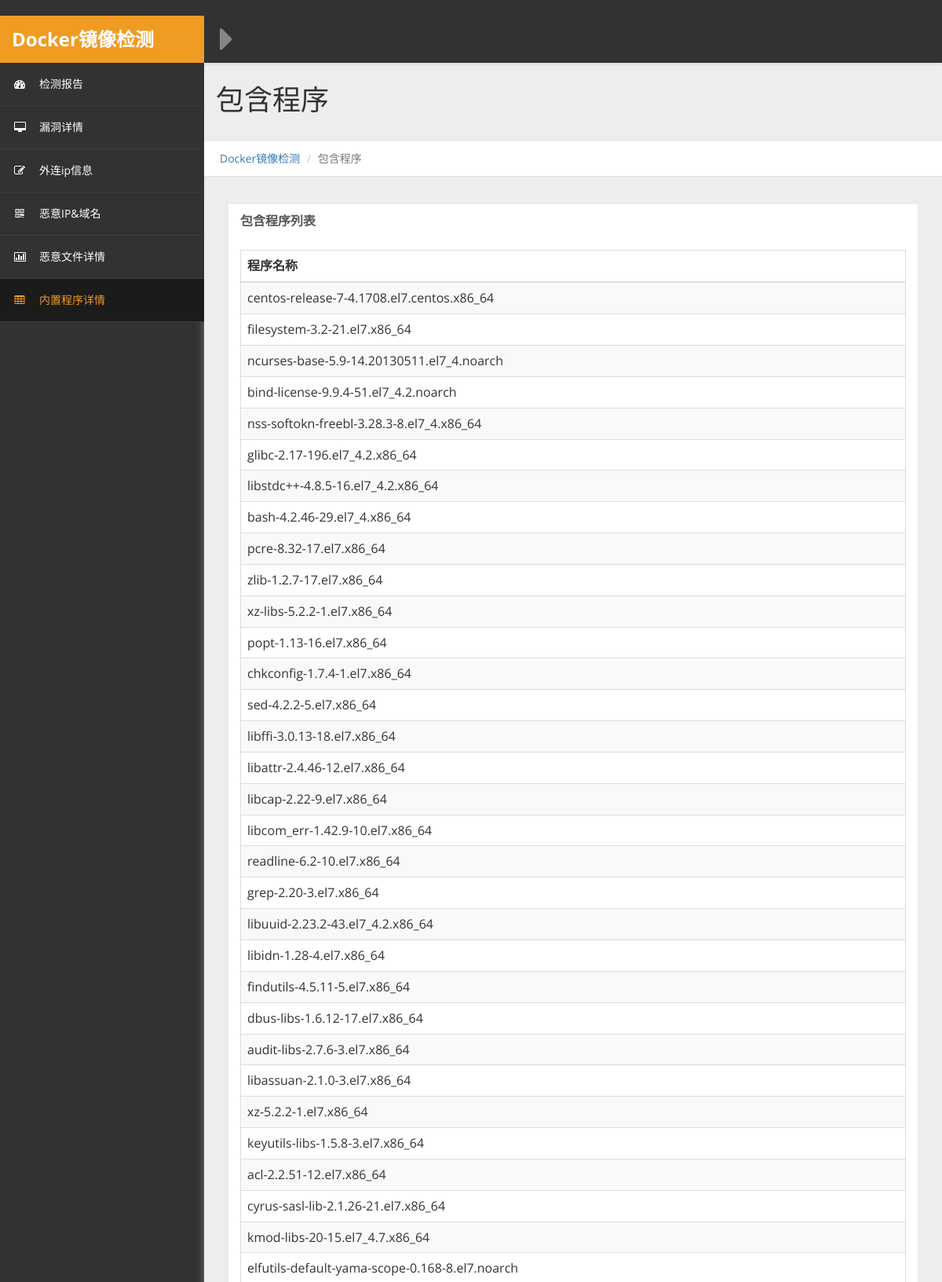
Screenshot of /program (upper part) with the database file from the repository.
### tables this page shows
CREATE TABLE programlist
        (
         ID INTEGER PRIMARY KEY   AUTOINCREMENT,
         md5 VARCHAR(500) ,
         program VARCHAR(30));

### web.py (the view)
@app.route('/program',methods=['GET','POST'])
def runprogram():
    info = getinfo()
    print info
    dbname,md5 = info[1],info[2]
    conn = sqlite3.connect(dbname)
    c = conn.cursor()
    sqlfind = "select * from programlist where md5 = '%s'"%(md5)
    resfind = c.execute(sqlfind)
    proinfo = resfind.fetchall()
    conn.close()
    return render_template('program.html',proinfo=proinfo)

### web.py (called while the page is built)
def getinfo():
    searchsql = "select * from cache where id = 1"
    hc.execute(searchsql)
    info = hc.fetchall()
    hconn.commit()
    return info[0]

### templates/program.html (shortened to what this page needs)
﻿{% extends "base.html" %}
{% block navside %}
<div id="page-wrapper" >
	  <div class="header">
		<h1 class="page-header">
		    包含程序
		</h1>
		<ol class="breadcrumb">
		    <li><a href="/">Docker镜像检测</a></li>
		    <li class="active">包含程序</li>
		</ol>
	  </div>
            <div id="page-inner">
            <div class="row">
                <div class="col-md-12">
                    <div class="panel panel-default">
                        <div class="panel-heading">
                             包含程序列表
                        </div>
                        <div class="panel-body">
                            <div class="table-responsive">
                                <table class="table table-striped table-bordered table-hover" id="dataTables-example">
                                    <thead>
                                        <tr>
                                            <th>程序名称</th>
                                        </tr>
                                    </thead>
                                    <tbody>
					{% for i in proinfo %}
                                       	<tr class="odd gradeX">
                                            <td>{{i[2]}}</td>
                                        </tr>
					{% endfor %}
                                    </tbody>
                                </table>
                            </div>
                        </div>
                    </div>
                </div>
            </div>
	</div>
</div>
{% endblock %}

### static/css/custom-styles.css (style rules this page uses)
body { font-family: 'Open Sans', sans-serif; background: #323232; }
#page-wrapper { padding: 15px 15px; min-height: 600px; background: #EDEDED; }
#page-inner { width:100%; margin:10px 20px 10px 0px; background-color:transparent; padding: 15px 30px; min-height:1200px; }
h1, .h1, h2, .h2, h3, .h3 { margin-top: 7px; margin-bottom: -5px; }
.panel { border-radius:0px; }
#page-wrapper { position: relative; top: 55px; box-shadow: 0 0 10px #757575; -moz-box-shadow: 0 0 10px #757575; -webkit-box-shadow: 0 0 10px #757575; }
.breadcrumb { padding: 12px 10px 12px 20px; margin-bottom: 20px; list-style: none; border-radius: 0; -webkit-box-shadow: 0 1px 1px rgba(0,0,0,.05); box-shadow: 0 1px 1px rgba(0,0,0,.05);background: #fff; }
.page-header { padding-bottom: 9px; margin: 0; border-bottom: 1px solid transparent; text-align: left;background-color: rgb(237, 237, 237);padding: 32px 22px 32px 15px;color: #323232; }
.panel-default { border-color: #ECECEC; }
.panel-default > .panel-heading { color: #555; border-color: #FFF; font-weight:bold;background: #FFFFFF; font-size: 16px; text-shadow: none; }
.panel-heading { border-bottom: 1px solid transparent; border-top-left-radius: 3px; border-top-right-radius: 3px; }
@media (min-width:768px) { #page-wrapper { margin: 0 0 0 260px; padding: 0; min-height: 1200px; } }

### rows the page displays
programlist: program "centos-release-7-4.1708.el7.centos.x86_64"
programlist: program "filesystem-3.2-21.el7.x86_64"
programlist: program "ncurses-base-5.9-14.20130511.el7_4.noarch"
programlist: program "bind-license-9.9.4-51.el7_4.2.noarch"
programlist: program "nss-softokn-freebl-3.28.3-8.el7_4.x86_64"
programlist: program "glibc-2.17-196.el7_4.2.x86_64"
programlist: program "libstdc++-4.8.5-16.el7_4.2.x86_64"
programlist: program "bash-4.2.46-29.el7_4.x86_64"
programlist: program "pcre-8.32-17.el7.x86_64"
programlist: program "zlib-1.2.7-17.el7.x86_64"
programlist: program "xz-libs-5.2.2-1.el7.x86_64"
programlist: program "popt-1.13-16.el7.x86_64"
programlist: program "chkconfig-1.7.4-1.el7.x86_64"
programlist: program "sed-4.2.2-5.el7.x86_64"
programlist: program "libffi-3.0.13-18.el7.x86_64"
programlist: program "libattr-2.4.46-12.el7.x86_64"
programlist: program "libcap-2.22-9.el7.x86_64"
programlist: program "libcom_err-1.42.9-10.el7.x86_64"
programlist: program "readline-6.2-10.el7.x86_64"
programlist: program "grep-2.20-3.el7.x86_64"
programlist: program "libuuid-2.23.2-43.el7_4.2.x86_64"
programlist: program "libidn-1.28-4.el7.x86_64"
programlist: program "findutils-4.5.11-5.el7.x86_64"
programlist: program "dbus-libs-1.6.12-17.el7.x86_64"
programlist: program "audit-libs-2.7.6-3.el7.x86_64"
programlist: program "libassuan-2.1.0-3.el7.x86_64"
programlist: program "xz-5.2.2-1.el7.x86_64"
programlist: program "keyutils-libs-1.5.8-3.el7.x86_64"
programlist: program "acl-2.2.51-12.el7.x86_64"
programlist: program "cyrus-sasl-lib-2.1.26-21.el7.x86_64"
programlist: program "kmod-libs-20-15.el7_4.7.x86_64"
programlist: program "elfutils-default-yama-scope-0.168-8.el7.noarch"
